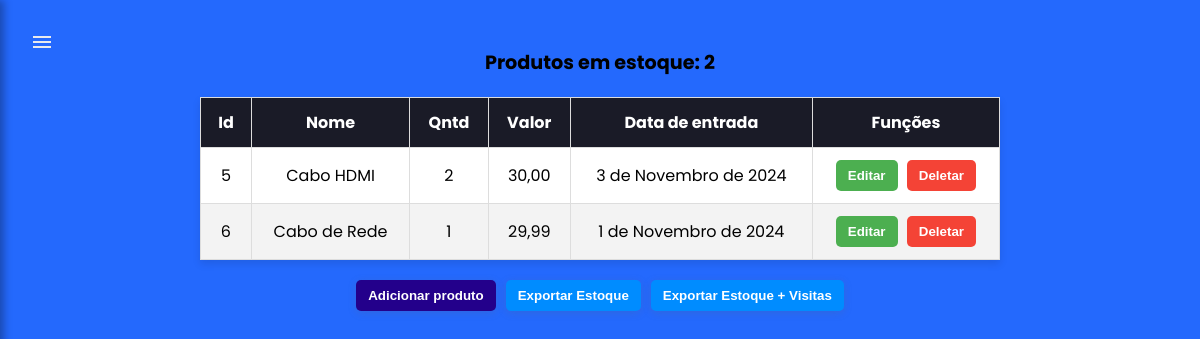
Page /sistema/estoque/ (signed in) on the earlier database version.
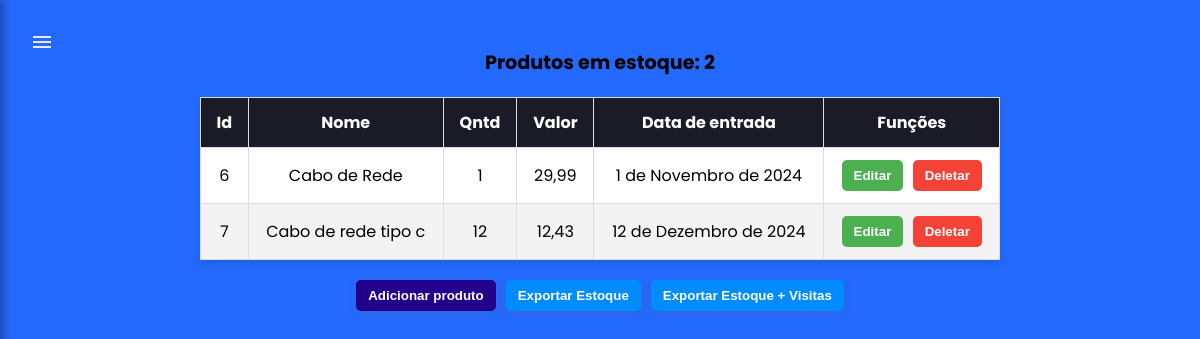
Same page on the later database version.
### sistema/models.py (models this page shows, shortened)
class Produtos(models.Model):
    id_prod = models.AutoField(primary_key= True)
    nome_prod = models.CharField(max_length = 150, null =  False, unique = True)
    vlr_prod = models.DecimalField(max_digits = 6, decimal_places = 2, default = 0)
    qntd_prod = models.IntegerField(default = 0)
    entrada_prod = models.DateField()
    saida_prod = models.DateField(null=True, blank=True)
    user = models.ForeignKey(User, on_delete = models.CASCADE)

### sistema/views.py (the view)
# urls.py: path('estoque/', views.estoque, name = 'estoque'), #Aqui é aonde o sistema sempre irá se inicializar após fazer login, no caso, é o estoque
@login_required
def estoque(request): #Aqui é a views responsavel pela parte do estoque em si
    if request.method == 'GET':
        verprod = Produtos.objects.all()
        return render(request, 'estoque/estoque.html', {'verprod': verprod})

### sistema/templates/estoque/estoque.html (shortened to what this page needs)
{% load static %}
{% load permission_tags %}
<!DOCTYPE html>
<html lang="pt-BR">
<head>
    <link rel="stylesheet" href="{% static "estoque/css/estoque.css" %}">
</head>
{% if user|has_role:'gerente' %}
<body>
    <div class="menu-toggle" onclick="toggleSidebar()">
        <svg xmlns="http://www.w3.org/2000/svg" height="24px" viewBox="0 -960 960 960" width="24px" fill="#e8eaed" class="icone-menu"><path d="M120-240v-80h720v80H120Zm0-200v-80h720v80H120Zm0-200v-80h720v80H120Z"/></svg>
    </div>
    <div class="tabela">
        <table border="1">
            <caption>Produtos em estoque: {{ verprod|length }}</caption>
            <thead>
                <tr>
                    <th>Id</th>
                    <th>Nome</th>
                    <th>Qntd</th>
                    <th>Valor</th>
                    <th>Data de entrada</th>
                    <th>Funções</th>
                </tr>
            </thead>
            <tbody>
                {% for produto in verprod %}
                <tr>
                    <td>{{ produto.id_prod }}</td>
                    <td>{{ produto.nome_prod }}</td>
                    <td>{{ produto.qntd_prod }}</td>
                    <td>{{ produto.vlr_prod }}</td>
                    <td>{{ produto.entrada_prod }}</td>
                    <td>
                        <a href="{% url 'editar_produto' produto.id_prod %}"><button id="update">Editar</button></a>
                        <button id="deletar" onclick="openModal('{% url 'deletar_produto' produto.id_prod %}')">Deletar</button>
                    </td>
                </tr>
                {% endfor %}
            </tbody>
        </table>
        <div>
            <div>
                <a href="{% url 'add_estoque' %}"><button id = "add">Adicionar produto</button></a>
                <a href="{% url 'exportar_csv' %}"><button id = 'csv'>Exportar Estoque</button></a>
                <a href="{% url 'exportar_csv_geral' %}"><button id = 'csvg'>Exportar Estoque + Visitas</button></a>
            </div>
        </div>
    </div>
</body>
{% endif %}

Differences in the rows shown:
removed Produtos: id_prod "5", nome_prod "Cabo HDMI", qntd_prod "2", vlr_prod "30,00", entrada_prod "3 de Novembro de 2024"
added Produtos: id_prod "7", nome_prod "Cabo de rede tipo c", qntd_prod "12", vlr_prod "12,43", entrada_prod "12 de Dezembro de 2024"
